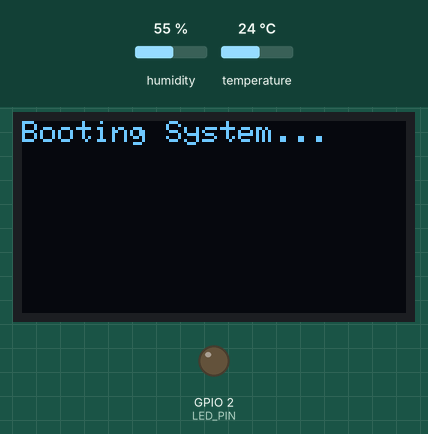
A sketch run on a simulated ESP32. Shown: 128×64 one-colour display, output pins drawn as LEDs (lit = HIGH). Inputs (shaded band) come from the test bench; at power-on: temperature 24 °C, humidity 55 %. WiFi joins after 1.5 s; servers stay silent unless stated; no MQTT or app messages arrive unless stated; what the sketch prints to the serial monitor is not drawn. At 12.6 s the program puts the board to deep sleep or switches it off; the recording ends there.

Above: at 1.1 s.
At 3.7 s:
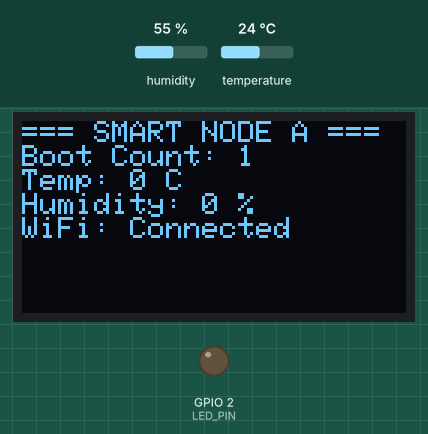
3.8 s: temperature set to 29 °C
At 5.4 s:
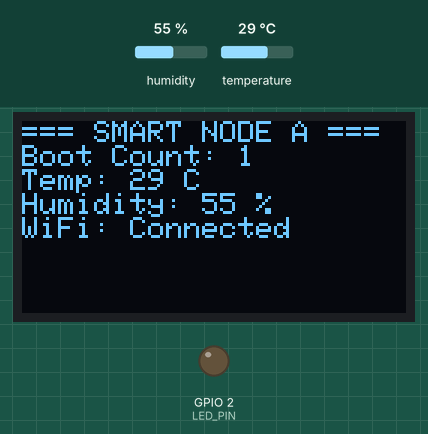
7.2 s: temperature set to 32 °C
At 10.3 s:
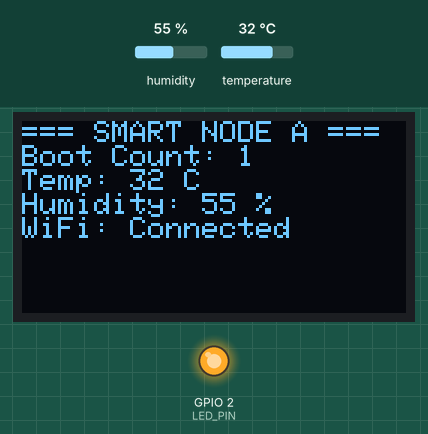
Timing chart, 0 to 11.8 s (numbered marks = the images above; inputs shaded):
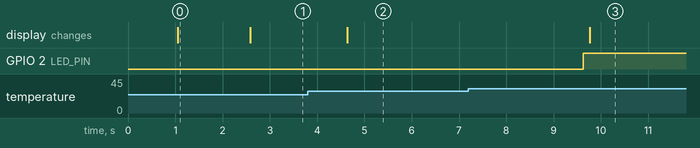

The sketch:

project.ino
```cpp
#include <WiFi.h>
#include <PubSubClient.h>
#include <Wire.h>
#include <Adafruit_GFX.h>
#include <Adafruit_SSD1306.h>
#include <DHT11.h>

// --- Display settings ---
#define SCREEN_WIDTH 128
#define SCREEN_HEIGHT 64
#define OLED_RESET -1
Adafruit_SSD1306 display(SCREEN_WIDTH, SCREEN_HEIGHT, &Wire, OLED_RESET);

// --- Sensor settings (DHT11 library) ---
#define DHTPIN 4
DHT11 dht11(DHTPIN);

// --- Alarm LED ---
#define LED_PIN 2

// --- WiFi and MQTT settings ---
const char* ssid = "Galaxy A71 B562";
const char* password = "12345689";
const char* mqtt_server = "172.105.149.22";
const int mqtt_port = 1883;
const char* mqtt_user = "";
const char* mqtt_password = "";

WiFiClient espClient;
PubSubClient client(espClient);

// --- Shared variables ---
volatile float temperature = 0.0;
volatile float humidity = 0.0;
RTC_DATA_ATTR int bootCount = 0;

// --- FreeRTOS tasks ---
TaskHandle_t TaskSensorHandle = NULL;
TaskHandle_t TaskDisplayHandle = NULL;
TaskHandle_t TaskMqttHandle = NULL;

void TaskSensor(void *pvParameters);
void TaskDisplay(void *pvParameters);
void TaskMqtt(void *pvParameters);

void setup() {
  Serial.begin(115200);
  delay(1000);

  bootCount++;
  Serial.println("\n[INFO] System Boot Count: " + String(bootCount));

  pinMode(LED_PIN, OUTPUT);

  if (!display.begin(SSD1306_SWITCHCAPVCC, 0x3C)) {
    Serial.println("[ERROR] SSD1306 allocation failed");
    for (;;);
  }
  display.clearDisplay();
  display.setTextSize(1);
  display.setTextColor(WHITE);
  display.setCursor(0, 0);
  display.println("Booting System...");
  display.display();

  WiFi.begin(ssid, password, 6);
  Serial.print("[INFO] Connecting to WiFi");
  int timeout = 0;
  while (WiFi.status() != WL_CONNECTED && timeout < 20) {
    delay(500);
    Serial.print(".");
    timeout++;
  }

  if (WiFi.status() == WL_CONNECTED) {
    Serial.println("\n[INFO] WiFi Connected!");
    client.setServer(mqtt_server, mqtt_port);
  } else {
    Serial.println("\n[WARN] WiFi Connection Failed! Continuing offline mode...");
  }

  xTaskCreatePinnedToCore(TaskSensor,  "SensorTask",  4096, NULL, 2, &TaskSensorHandle,  1);
  xTaskCreatePinnedToCore(TaskDisplay, "DisplayTask", 4096, NULL, 1, &TaskDisplayHandle, 1);
  xTaskCreatePinnedToCore(TaskMqtt,    "MqttTask",    4096, NULL, 2, &TaskMqttHandle,    0);
}

void loop() {
  vTaskDelay(pdMS_TO_TICKS(10000));  // stay awake 10 s

  Serial.println("[INFO] Going to Deep Sleep now...");
  esp_sleep_enable_timer_wakeup(30ULL * 1000000ULL);  // sleep 30 s
  esp_deep_sleep_start();
}

void TaskSensor(void *pvParameters) {
  vTaskDelay(pdMS_TO_TICKS(1500));  // let the sensor settle after boot
  for (;;) {
    int t = 0, h = 0;
    int result = dht11.readTemperatureHumidity(t, h);  // 0 = success

    if (result != 0) {
      Serial.print("[ERROR] DHT11 read failed: ");
      Serial.println(DHT11::getErrorString(result));
    } else {
      temperature = t;
      humidity = h;
      Serial.printf("[INFO] Temp: %d C | Humid: %d %%\n", t, h);

      if (t > 30) {
        digitalWrite(LED_PIN, HIGH);
        Serial.println("[WARN] High Temperature Alert! LED ON");
      } else {
        digitalWrite(LED_PIN, LOW);
      }
    }
    vTaskDelay(pdMS_TO_TICKS(2000));  // DHT11 needs >= 1 s between reads
  }
}

void TaskDisplay(void *pvParameters) {
  for (;;) {
    display.clearDisplay();
    display.setCursor(0, 0);
    display.println("=== SMART NODE A ===");
    display.print("Boot Count: "); display.println(bootCount);
    display.print("Temp: "); display.print((int)temperature); display.println(" C");
    display.print("Humidity: "); display.print((int)humidity); display.println(" %");
    display.print("WiFi: ");
    display.println(WiFi.status() == WL_CONNECTED ? "Connected" : "Disconnected");
    display.display();

    vTaskDelay(pdMS_TO_TICKS(1000));
  }
}

void TaskMqtt(void *pvParameters) {
  for (;;) {
    if (WiFi.status() == WL_CONNECTED) {
      if (!client.connected()) {
        Serial.print("[INFO] Connecting to MQTT broker...");
        if (client.connect("ESP32ClientNodeA", mqtt_user, mqtt_password)) {
          Serial.println(" connected!");
        } else {
          Serial.print(" failed, rc=");
          Serial.println(client.state());
          vTaskDelay(pdMS_TO_TICKS(5000));
          continue;
        }
      }
      client.loop();

      String payload = "{\"temp\":" + String((int)temperature) +
                       ",\"humid\":" + String((int)humidity) +
                       ",\"boots\":" + String(bootCount) + "}";
      client.publish("home/environmental/nodeA/data", payload.c_str());
      Serial.println("[INFO] Data published to MQTT.");
    }
    vTaskDelay(pdMS_TO_TICKS(5000));
  }
}
```

Measured:
- the behaviour switches between 30 and 31 °C on temperature (found by bisection; images 2 and 3)
- after the input at 3.8 s, the display: changes after 0.84 s (image 2)
- after the input at 7.2 s, GPIO 2 (LED_PIN): LOW → HIGH after 2.4 s; the display: changes after 2.6 s (image 3)
- what the display in image 0 shows lasts 1.5 s, from 1.1 s to 2.6 s
